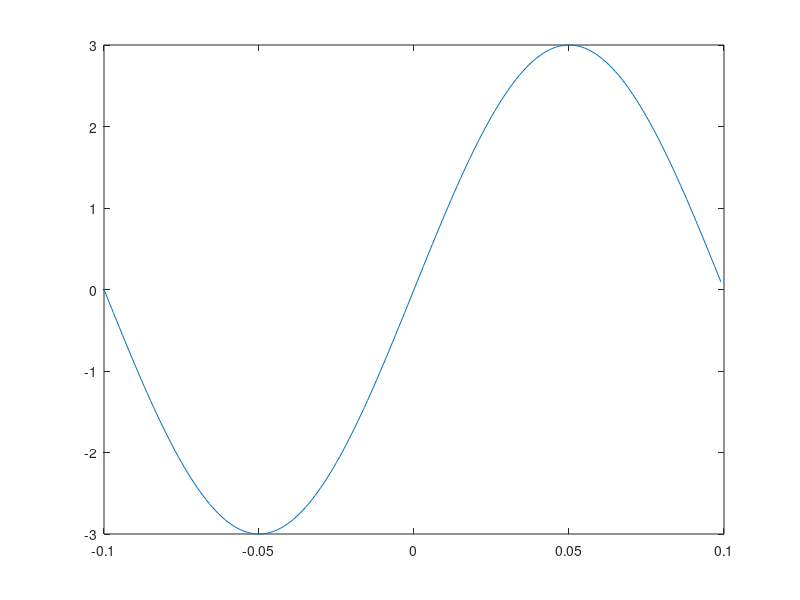

Write MATLAB code to recreate this figure. (Note: this script raises an error after producing the figure.)
clear all 
close all
clc

stepsize_x=0.001;
t=-5:stepsize_x:5;
f_o=5;
k=-10:1:10;

f_t=3*sin(2*pi*f_o*t);

T_o=1/f_o;
T_o_2=T_o/2;

strating_point=1;
finish_point=1;
for ii=1:length(t)
    if(t(ii)>=-T_o_2 && strating_point==1)
        index_signal(1,1)=ii;
        strating_point=0;
    elseif(t(ii)<=T_o_2 && finish_point==1)
        index_signal(1,2)=ii;
    elseif(t(ii)>T_o_2)
        break
    end
end

f_t_time_interval=f_t...
    ( index_signal(1,1):index_signal(1,2) );
time_interval= t...
    ( index_signal(1,1):index_signal(1,2));

plot(time_interval, f_t_time_interval)

for ii= 1:length(k)
    temp=f_t_time_interval.*...
        exp((-1j*2*pi*k(ii)/T_o...
        ).*time_interval);
    a_k(ii)=(1/T_o)*integration_x(temp, stepsize_x);
end
subplot(3,1,1), plot(t, f_t)
subplot(3,1,2), plot(time_interval, f_t_time_interval)
subplot(3,1,3),stem(k, abs(a_k))
